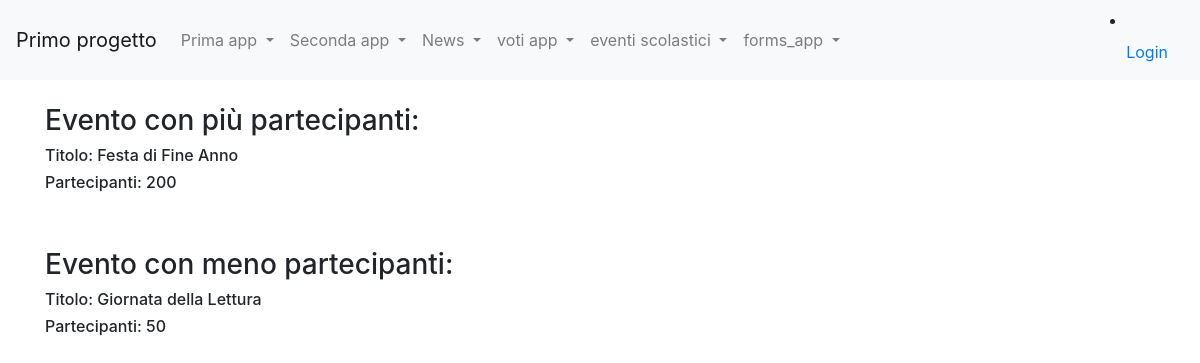
Screenshot of /eventi_scolastici/view_d_eventi with the database file from the repository.
### eventi_scolastici/models.py (models this page shows, shortened)
class Evento(models.Model):
    titolo=models.CharField(max_length=40)
    data=models.DateField(blank=True)
    descrizione=models.TextField()
    partecipanti= models.IntegerField(default=0,blank=True)
    class Meta:
        verbose_name="Evento"
        verbose_name_plural="Eventi"

### eventi_scolastici/views.py (the view)
# urls.py: path("view_d_eventi", views.view_d_eventi, name="view_d_eventi"),
def view_d_eventi(request):
    eventi=Evento.objects.all()
    piu_partecipanti=eventi.order_by('-partecipanti').first()
    meno_partecipanti=eventi.order_by('partecipanti').first()
    return render(request, "view_d_eventi.html", context={
        'piu_partecipanti':piu_partecipanti,
        'meno_partecipanti':meno_partecipanti
    })

### eventi_scolastici/templates/view_d_eventi.html (shortened to what this page needs)
{% extends "base.html"%}
{%block content%}
    <h3>Evento con più partecipanti:</h1>
    <h6>Titolo: {{ piu_partecipanti.titolo }}</h6>
    <h6>Partecipanti: {{ piu_partecipanti.partecipanti }}</h6><br><br>
    <h3>Evento con meno partecipanti:</h1>
        <h6>Titolo: {{ meno_partecipanti.titolo }}</h6>
        <h6>Partecipanti: {{ meno_partecipanti.partecipanti }}</h6>
{%endblock content%}

### rows the page displays
Evento: titolo "Festa di Fine Anno", partecipanti "200"
Evento: titolo "Giornata della Lettura", partecipanti "50"
